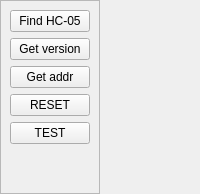
<?xml version="1.0" encoding="UTF-8"?>
<ui version="4.0">
 <class>MainBox</class>
 <widget class="QWidget" name="MainBox">
  <property name="sizePolicy">
   <sizepolicy hsizetype="Fixed" vsizetype="Preferred">
    <horstretch>0</horstretch>
    <verstretch>0</verstretch>
   </sizepolicy>
  </property>
  <property name="windowTitle">
   <string>Dialog</string>
  </property>
  <layout class="QVBoxLayout" name="verticalLayout">
   <property name="leftMargin">
    <number>0</number>
   </property>
   <property name="topMargin">
    <number>0</number>
   </property>
   <property name="rightMargin">
    <number>0</number>
   </property>
   <property name="bottomMargin">
    <number>0</number>
   </property>
   <item>
    <widget class="QFrame" name="frame">
     <property name="sizePolicy">
      <sizepolicy hsizetype="Fixed" vsizetype="Preferred">
       <horstretch>0</horstretch>
       <verstretch>0</verstretch>
      </sizepolicy>
     </property>
     <property name="frameShape">
      <enum>QFrame::StyledPanel</enum>
     </property>
     <property name="frameShadow">
      <enum>QFrame::Raised</enum>
     </property>
     <layout class="QVBoxLayout" name="verticalLayout_2">
      <item>
       <widget class="QPushButton" name="btn_find_hc05">
        <property name="text">
         <string>Find HC-05</string>
        </property>
       </widget>
      </item>
      <item>
       <widget class="QPushButton" name="btn_get_version">
        <property name="text">
         <string>Get version</string>
        </property>
       </widget>
      </item>
      <item>
       <widget class="QPushButton" name="btn_get_addr">
        <property name="text">
         <string>Get addr</string>
        </property>
       </widget>
      </item>
      <item>
       <widget class="QPushButton" name="btn_reset">
        <property name="text">
         <string>RESET</string>
        </property>
       </widget>
      </item>
      <item>
       <widget class="QPushButton" name="btn_test">
        <property name="text">
         <string>TEST</string>
        </property>
       </widget>
      </item>
      <item>
       <spacer name="verticalSpacer">
        <property name="orientation">
         <enum>Qt::Vertical</enum>
        </property>
        <property name="sizeHint" stdset="0">
         <size>
          <width>20</width>
          <height>40</height>
         </size>
        </property>
       </spacer>
      </item>
     </layout>
    </widget>
   </item>
  </layout>
 </widget>
 <resources/>
 <connections/>
</ui>
